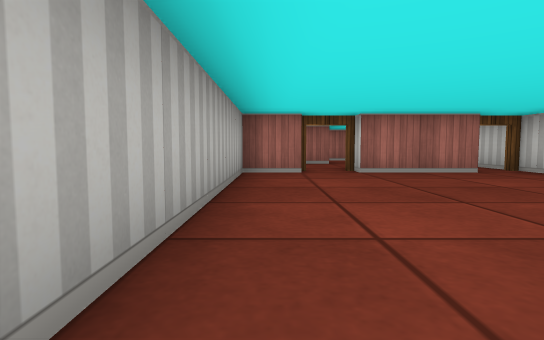
view 1 (above)

16 first-person views from a walk through a cub3D ray-caster map. The camera is about half as high as the walls, tilts 4° down and sees 80° across. The floor is counted in squares. Each view is taken from the middle of a square. On the plan, view 1 faces up. The plan holds only what a view shows up to about 9 squares ahead; the rest is blank.

view 2
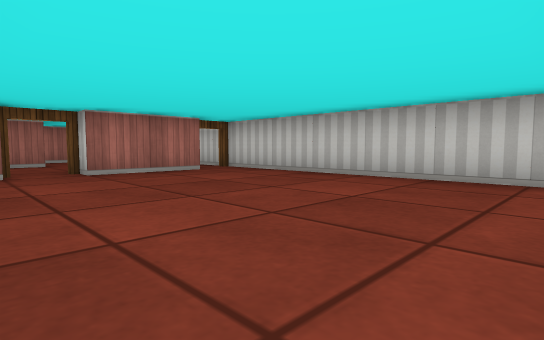

view 3
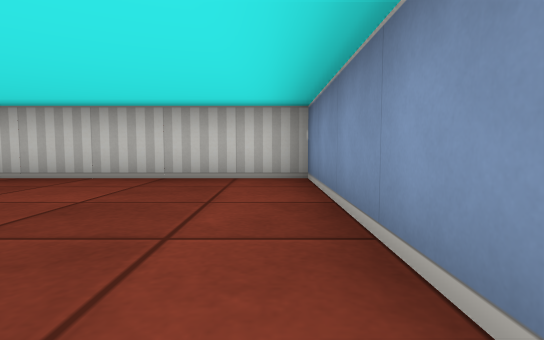

view 4
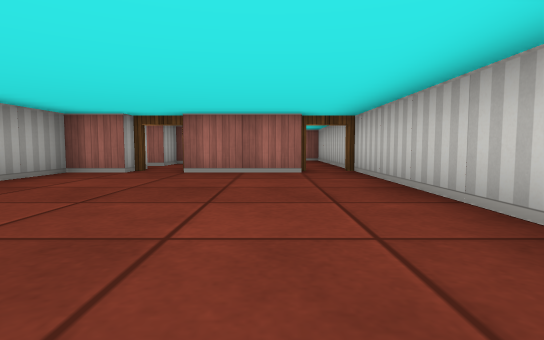

view 5
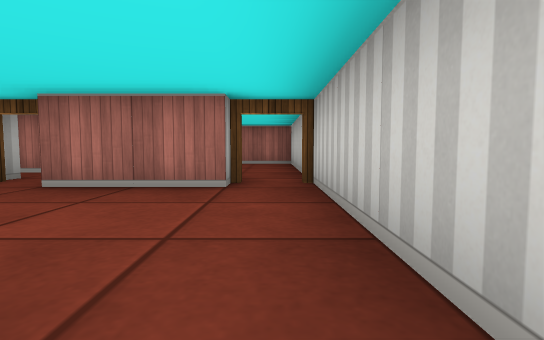

view 6
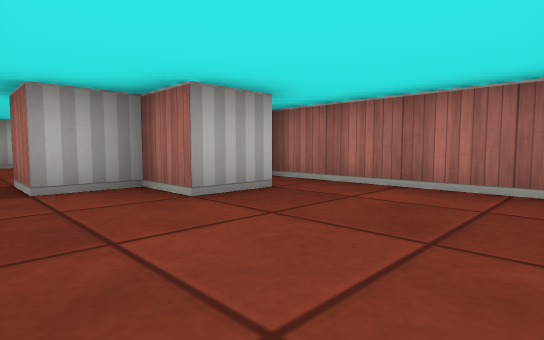

view 7
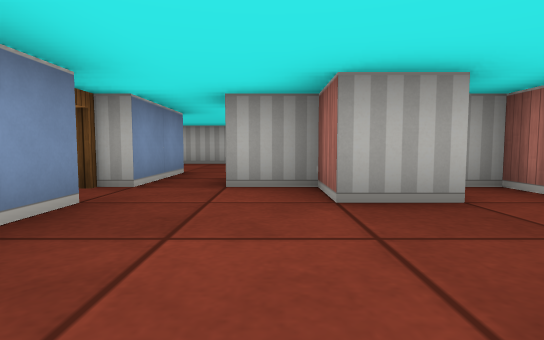

view 8
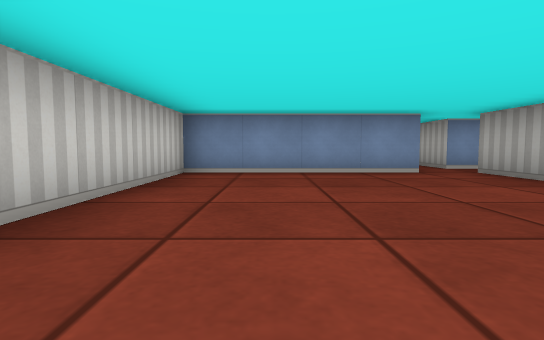

view 9
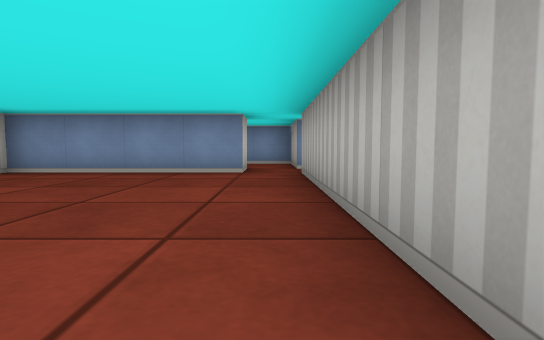

view 10
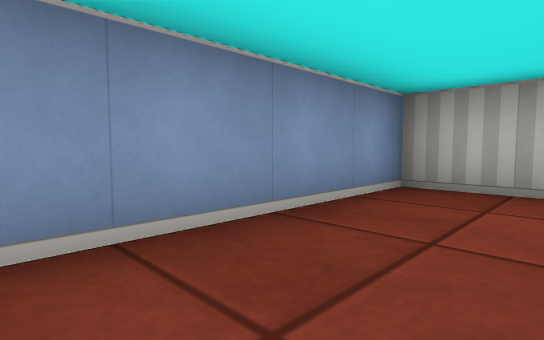

view 11
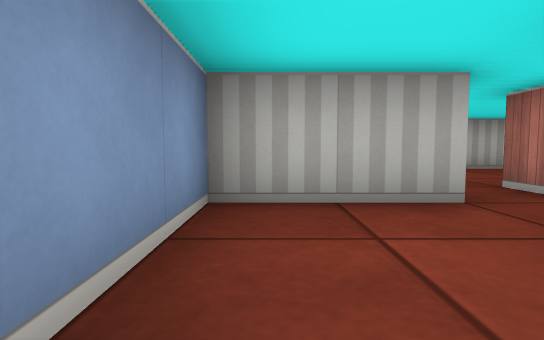

view 12
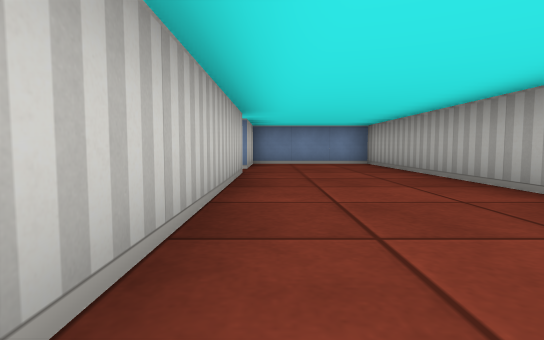

view 13
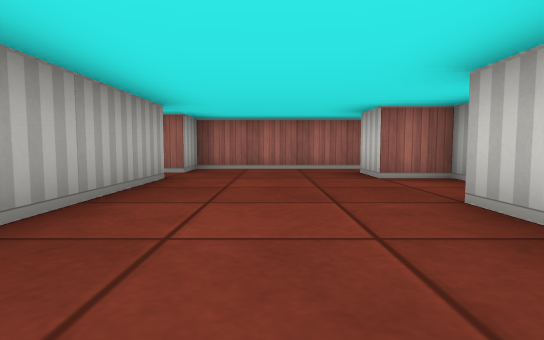

view 14
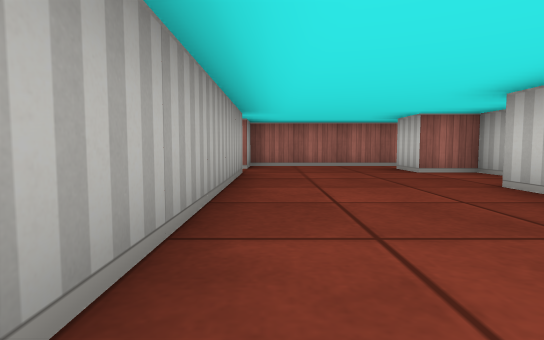

view 15
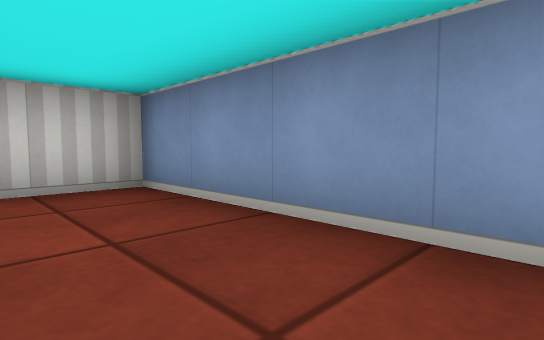

view 16
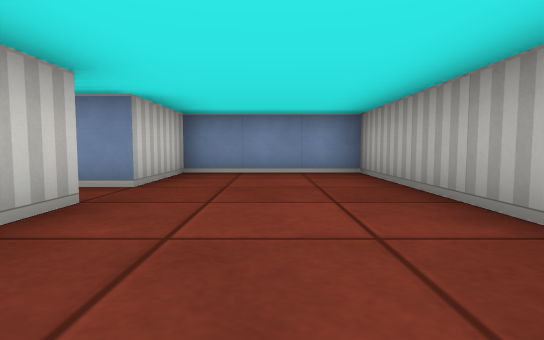

### Floor plan
Ten units are one square. View 1 is at (0, 0); x grows to the right and y downward. Boxes are objects, and circles mark ways between rooms. Rooms are numbered by the first view taken in them; rooms with no view inside come last. Other rooms are left out.
<svg viewBox="-54 -110 104 150">
<path fill="none" stroke="#000" d="M5 -55 -5 -55 -5 5M35 -55 15 -55M5 5 45 5 45 -60M15 -65 22 -65M15 -96 15 -85 5 -85 5 -75 -5 -75M-5 -65 5 -65M45 -60 45 -105 5 -105 5 -100M5 14 5 5M-9 5 -15 5M-15 15 -5 15 -5 35 45 35 45 22M-5 -79 -5 -85 -15 -85 -15 -95M-45 -85 -45 35 -15 35 -15 15M-15 5 -15 -65 -5 -65M-10 -105 -45 -105 -45 -95 -49 -95"/>
<circle cx="10" cy="-60" r="3" fill="#2a7"/>
<circle cx="40" cy="-60" r="3" fill="#2a7"/>
<circle cx="0" cy="10" r="3" fill="#2a7"/>
<circle cx="-10" cy="-70" r="3" fill="#2a7"/>
<circle cx="-10" cy="10" r="3" fill="#2a7"/>
<text x="20" y="-30">1</text>
<text x="20" y="-80">2</text>
<text x="20" y="20">3</text>
<text x="-30" y="-40">4</text>
</svg>
Room 1 opens to room 2. Room 1 opens to room 3. Room 2 opens to room 4. Room 3 opens to room 4.

Where each view was taken, in squares from view 1:
view 1: 0 up, 0 right, facing up
view 2: 0 up, 0 right, facing up-right
view 3: 0 up, 0 right, facing right
view 4: 0 up, 3 right, facing up
view 5: 2 up, 4 right, facing up
view 6: 7 up, 4 right, facing up-left
view 7: 8 up, 4 right, facing left
view 8: 5 up, 3 right, facing down
view 9: 5 up, 0 right, facing down
view 10: 2 down, 3 right, facing down-left
view 11: 3 down, 2 right, facing left
view 12: 5 up, 2 left, facing down
view 13: 4 up, 3 left, facing up
view 14: 3 up, 4 left, facing up
view 15: 2 down, 1 right, facing down-right
view 16: 2 up, 3 left, facing down
